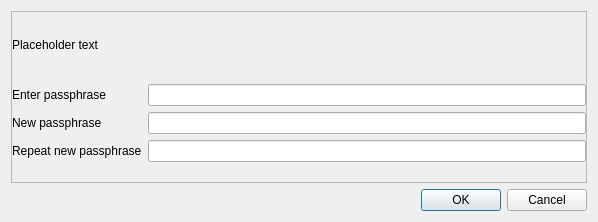
<?xml version="1.0" encoding="UTF-8"?>
<ui version="4.0">
 <class>AskPassphraseDialog</class>
 <widget class="QDialog" name="AskPassphraseDialog">
  <property name="geometry">
   <rect>
    <x>0</x>
    <y>0</y>
    <width>598</width>
    <height>222</height>
   </rect>
  </property>
  <property name="sizePolicy">
   <sizepolicy hsizetype="Preferred" vsizetype="Minimum">
    <horstretch>0</horstretch>
    <verstretch>0</verstretch>
   </sizepolicy>
  </property>
  <property name="minimumSize">
   <size>
    <width>550</width>
    <height>0</height>
   </size>
  </property>
  <property name="windowTitle">
   <string>Passphrase Dialog</string>
  </property>
  <layout class="QVBoxLayout" name="verticalLayout">
   <property name="sizeConstraint">
    <enum>QLayout::SetMinimumSize</enum>
   </property>
   <item>
    <widget class="QFrame" name="frame">
     <property name="frameShape">
      <enum>QFrame::StyledPanel</enum>
     </property>
     <property name="frameShadow">
      <enum>QFrame::Raised</enum>
     </property>
     <layout class="QVBoxLayout" name="verticalLayout_2">
      <property name="spacing">
       <number>6</number>
      </property>
      <property name="leftMargin">
       <number>0</number>
      </property>
      <property name="topMargin">
       <number>0</number>
      </property>
      <property name="rightMargin">
       <number>0</number>
      </property>
      <property name="bottomMargin">
       <number>0</number>
      </property>
      <item>
       <widget class="QLabel" name="warningLabel">
        <property name="text">
         <string notr="true">Placeholder text</string>
        </property>
        <property name="textFormat">
         <enum>Qt::RichText</enum>
        </property>
        <property name="wordWrap">
         <bool>true</bool>
        </property>
       </widget>
      </item>
      <item>
       <layout class="QFormLayout" name="formLayout">
        <property name="sizeConstraint">
         <enum>QLayout::SetMinimumSize</enum>
        </property>
        <property name="fieldGrowthPolicy">
         <enum>QFormLayout::AllNonFixedFieldsGrow</enum>
        </property>
        <item row="0" column="0">
         <widget class="QLabel" name="passLabel1">
          <property name="text">
           <string>Enter passphrase</string>
          </property>
         </widget>
        </item>
        <item row="0" column="1">
         <widget class="QLineEdit" name="passEdit1">
          <property name="echoMode">
           <enum>QLineEdit::Password</enum>
          </property>
         </widget>
        </item>
        <item row="1" column="0">
         <widget class="QLabel" name="passLabel2">
          <property name="text">
           <string>New passphrase</string>
          </property>
         </widget>
        </item>
        <item row="1" column="1">
         <widget class="QLineEdit" name="passEdit2">
          <property name="echoMode">
           <enum>QLineEdit::Password</enum>
          </property>
         </widget>
        </item>
        <item row="2" column="0">
         <widget class="QLabel" name="passLabel3">
          <property name="text">
           <string>Repeat new passphrase</string>
          </property>
         </widget>
        </item>
        <item row="2" column="1">
         <widget class="QLineEdit" name="passEdit3">
          <property name="echoMode">
           <enum>QLineEdit::Password</enum>
          </property>
         </widget>
        </item>
        <item row="3" column="1">
         <widget class="QLabel" name="capsLabel">
          <property name="font">
           <font>
            <weight>75</weight>
            <bold>true</bold>
           </font>
          </property>
          <property name="text">
           <string/>
          </property>
          <property name="alignment">
           <set>Qt::AlignCenter</set>
          </property>
         </widget>
        </item>
       </layout>
      </item>
     </layout>
    </widget>
   </item>
   <item>
    <widget class="QDialogButtonBox" name="buttonBox">
     <property name="orientation">
      <enum>Qt::Horizontal</enum>
     </property>
     <property name="standardButtons">
      <set>QDialogButtonBox::Cancel|QDialogButtonBox::Ok</set>
     </property>
    </widget>
   </item>
  </layout>
 </widget>
 <resources/>
 <connections>
  <connection>
   <sender>buttonBox</sender>
   <signal>rejected()</signal>
   <receiver>AskPassphraseDialog</receiver>
   <slot>reject()</slot>
   <hints>
    <hint type="sourcelabel">
     <x>20</x>
     <y>20</y>
    </hint>
    <hint type="destinationlabel">
     <x>20</x>
     <y>20</y>
    </hint>
   </hints>
  </connection>
  <connection>
   <sender>buttonBox</sender>
   <signal>accepted()</signal>
   <receiver>AskPassphraseDialog</receiver>
   <slot>accept()</slot>
   <hints>
    <hint type="sourcelabel">
     <x>20</x>
     <y>20</y>
    </hint>
    <hint type="destinationlabel">
     <x>20</x>
     <y>20</y>
    </hint>
   </hints>
  </connection>
 </connections>
</ui>
